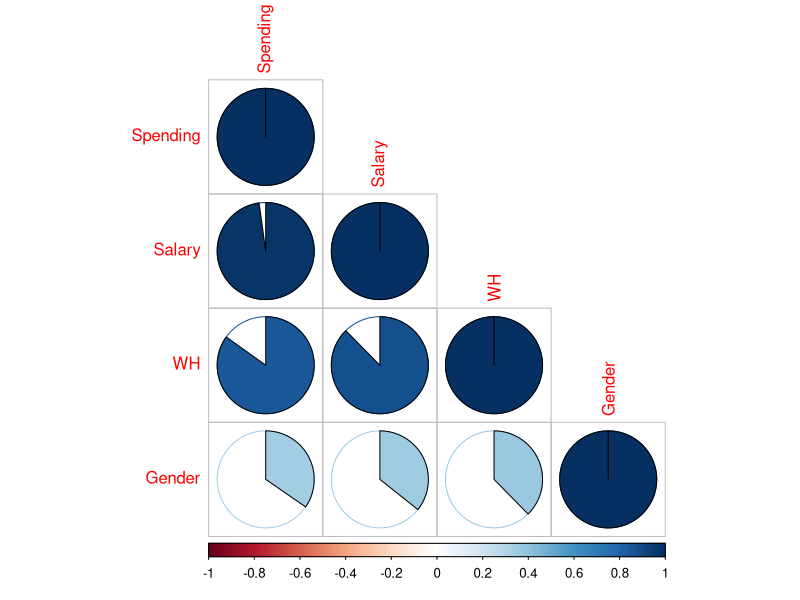

Reproduce this figure in R.
#Supervised Learning methods
#1.Regression and Prediction############################

x=read.csv("employee.csv")
View(x)
names(x)

dim(x)


##Probem: we want to predict Employee's Spending using a vector of 
#relevant predictors X, such as Salary, Gender, Working Hrs, etc.


#Step 1: check their correlation 
x.sub=data.frame(x$Spending, x$Salary, x$WrH, x$GenCode)
head(x.sub)
names(x.sub)=c("Spending", "Salary", "WH", "Gender")
View(x.sub)

x.cor=cor(x.sub)   #correlation matrix
x.cor

library(corrplot)

corrplot(x.cor, method = "pie", 
         type="lower")


##Step 2: split the dataset into training and test 

nrow(x)
0.7*30

s=sample(nrow(x), 21)
s
x.train=x[s,]   #Training dataset    x[ , ]    21 Observation
View(x.train)

x.test=x[-s,]    #test dataset  9 observations 
View(x.test)


#Step 3: Construct the prediction models using x.train 

#Step 3.1. Model 0
#Regression and Prediction  Y: Spending    X: Salary
#Model0
#Y=Spending
#X=Salary
#Y=b0+b1X

lm0=lm(Spending~Salary, data = x.train)    ##Run
summary(lm0)

#use the model to predict Spending using Salary in the test dataset
#We expose our lm0 to NEW DATA and see how it does?

lm0.test=predict(lm0, x.test)
lm0.test  #these are the predicted spendings of the 9 objects in the test dataset using lm0, the model we have constructed earlier using trainin dataset


y.test=data.frame(x.test$Spending, lm0.test,x.test$Spending-lm0.test)
View(y.test)

#sum(y.test$x.test.Spending...lm0.test)
###########################
##Sum of Squared Error

SSE0=sum((x.test$Spending- lm0.test)^2)
SSE0   #23.16

#Step 4: WrHr
#Add another variable
#Model 1 

lm1=lm(Spending~WrH, data = x.train)   #Construct the model Model1

lm1.test=predict(lm1, x.test)
lm1.test
SSE1=sum((x.test$Spending- lm1.test)^2)
SSE1  #168.3

#Add another variable

lm2=lm(Spending~GenCode, data = x.train)   #Construct the model Model2 using Gender

lm2.test=predict(lm2, x.test)
lm2.test
SSE2=sum((x.test$Spending- lm2.test)^2)
SSE2  #637

##Model 3
#Add another predictor: Gender

lm3=lm(Spending~Salary+WrH+GenCode, data = x.train)
lm3.test=predict(lm3, x.test)
lm3.test
SSE3=sum((x.test$Spending- lm3.test)^2)
SSE3  #23.34

#Step 5: Make a decision which model to go for?
#choose the best Model Based on SSE
#Hence Model0

#Model0:lm0 we use Salary to predict spending

#Next, make predictions using model 0
##Make prediction with the model
View(x)
# New employees are introduced 
#Spending of these three new employees are NOT observed
new.emp=data.frame(Salary = c(34, 50, 30))
names(new.emp)="Salary"
new.emp
pspending.new.empl=predict(lm0,new.emp)
pspending.new.empl

##the new epm spends about xxx

#Y the amount of purchase one makes when they visit an online shop
#X the time the spend on the website, Location, how many time per week they visit